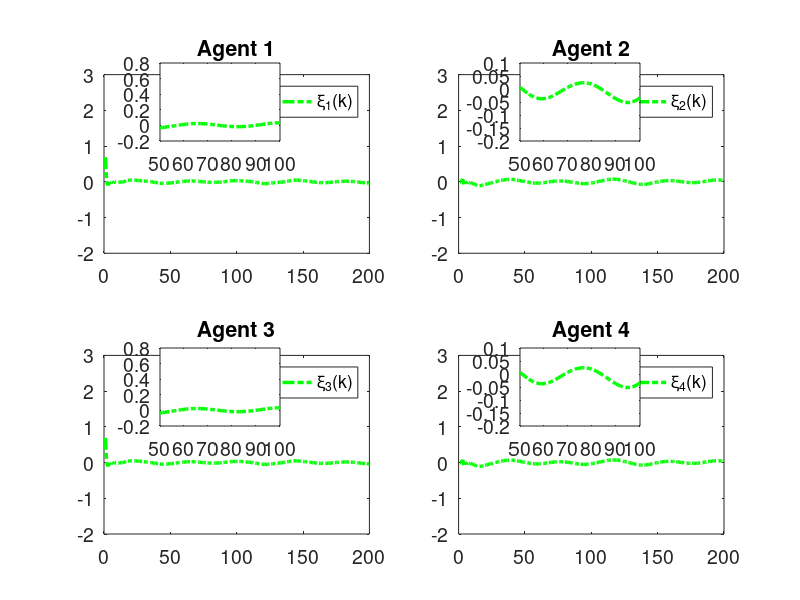

Write the MATLAB code that produced this figure.
clc; clear;

% Parameters
rho = 7.5;            % Increase gain for better control response
eta = 1;              % Increase to make the adaptive update faster
lamda = 350;          % Model-free parameter
mu = 0.005;           % Adaptive parameter
epsilon = 1e-5;       % Small threshold for stability
alpha = 15;           % Smoothing factor for error dynamics
T = 0.1;              % Sampling time (kept for calculations but not used in time vector)
gamma1 = 0.45;        % Adjust control gains for faster tracking
gamma2 = 0.15;        % Adjust control gains
gamma3 = 0.45;        % Adjust control gains
gamma4 = 0.15;        % Adjust control gains
beta = 10;            % Sliding mode coefficient
sigma = 95;           % Sliding mode parameter
tau = 1e-5;           % Small damping term

rT = 1024;            % Sample rate
L = 200;              % Time steps
m = 200;              % Data size
n = 600;              % Data size

% Initialization
phi1 = zeros(m+1,1); 
phi2 = zeros(m+1,1); 
phi3 = zeros(m+1,1); 
phi4 = zeros(m+1,1);
mfa1 = zeros(m+1,1); 
mfa2 = zeros(m+1,1); 
mfa3 = zeros(m+1,1); 
mfa4 = zeros(m+1,1);
sm1 = zeros(m,1);  
sm2 = zeros(m,1);  
sm3 = zeros(m,1);  
sm4 = zeros(m,1);
y1 = zeros(m+1,1); 
y2 = zeros(m+1,1); 
y3 = zeros(m+1,1); 
y4 = zeros(m+1,1);
u1 = zeros(m,1);   
u2 = zeros(m,1);   
u3 = zeros(m,1);   
u4 = zeros(m,1);
xi1 = zeros(m,1);  
xi2 = zeros(m,1);  
xi3 = zeros(m,1);  
xi4 = zeros(m,1);
s1 = zeros(m,1);   
s2 = zeros(m,1);   
s3 = zeros(m,1);   
s4 = zeros(m,1);
yd = zeros(m+1,1);

% Desired signal (Reference trajectory)
for k = 1:1:m+1
    % yd(k) = 0.6; % Time-invariant constant reference signal
    yd(k) = 0.6 * sin(0.05 * pi * k) + 0.6 * cos(0.03 * pi * k);
end

for k = 1:m
    % Adaptive Gain update
    if k == 1
        phi1(k) = 4.0; 
        phi2(k) = 4.0; 
        phi3(k) = 4.0; 
        phi4(k) = 4.0;
    elseif k == 2
        phi1(k) = phi1(k-1) + (eta * u1(k-1) / (mu + u1(k-1)^2)) * (y1(k) - phi1(k-1)*u1(k-1));
        phi2(k) = phi2(k-1) + (eta * u2(k-1) / (mu + u2(k-1)^2)) * (y2(k) - phi2(k-1)*u2(k-1));
        phi3(k) = phi3(k-1) + (eta * u3(k-1) / (mu + u3(k-1)^2)) * (y3(k) - phi3(k-1)*u3(k-1));
        phi4(k) = phi4(k-1) + (eta * u4(k-1) / (mu + u4(k-1)^2)) * (y4(k) - phi4(k-1)*u4(k-1));
    else
        phi1(k) = phi1(k-1) + (eta * (u1(k-1) - u1(k-2)) / (mu + (u1(k-1) - u1(k-2))^2)) * (y1(k) - y1(k-1) - phi1(k-1) * (u1(k-1) - u1(k-2)));
        phi2(k) = phi2(k-1) + (eta * (u2(k-1) - u2(k-2)) / (mu + (u2(k-1) - u2(k-2))^2)) * (y2(k) - y2(k-1) - phi2(k-1) * (u2(k-1) - u2(k-2)));
        phi3(k) = phi3(k-1) + (eta * (u3(k-1) - u3(k-2)) / (mu + (u3(k-1) - u3(k-2))^2)) * (y3(k) - y3(k-1) - phi3(k-1) * (u3(k-1) - u3(k-2)));
        phi4(k) = phi4(k-1) + (eta * (u4(k-1) - u4(k-2)) / (mu + (u4(k-1) - u4(k-2))^2)) * (y4(k) - y4(k-1) - phi4(k-1) * (u4(k-1) - u4(k-2)));
    end

    % Stability protection
    if k > 2 && (abs(phi1(k)) <= epsilon || abs(u1(k-1) - u1(k-2)) <= epsilon || sign(phi1(k)) ~= sign(phi1(1)))
        phi1(k) = phi1(1);
    end
    if k > 2 && (abs(phi2(k)) <= epsilon || abs(u2(k-1) - u2(k-2)) <= epsilon || sign(phi2(k)) ~= sign(phi2(1)))
        phi2(k) = phi2(1);
    end
    if k > 2 && (abs(phi3(k)) <= epsilon || abs(u3(k-1) - u3(k-2)) <= epsilon || sign(phi3(k)) ~= sign(phi3(1)))
        phi3(k) = phi3(1);
    end
    if k > 2 && (abs(phi4(k)) <= epsilon || abs(u4(k-1) - u4(k-2)) <= epsilon || sign(phi4(k)) ~= sign(phi4(1)))
        phi4(k) = phi4(1);
    end

    % Error dynamics
    xi1(k) = yd(k) - 2*y1(k) + y4(k);
    xi2(k) = y1(k) - 2*y2(k) + y3(k);
    xi3(k) = y2(k) + yd(k) - 2*y3(k);
    xi4(k) = y1(k) + y3(k) - 2*y4(k);

    % Fix: Handle k=1 case for sliding surfaces
    if k == 1
        s1(k) = 0;
        s2(k) = 0;
        s3(k) = 0;
        s4(k) = 0;
    else
        s1(k) = alpha * xi1(k) - xi1(k-1);
        s2(k) = alpha * xi2(k) - xi2(k-1);
        s3(k) = alpha * xi3(k) - xi3(k-1);
        s4(k) = alpha * xi4(k) - xi4(k-1);
    end

    % MFAC updates
    if k == 1
        mfa1(k) = 0;
        mfa2(k) = 0;
        mfa3(k) = 0;
        mfa4(k) = 0;
    else
        mfa1(k) = mfa1(k-1) + (rho * phi1(k)) / (lamda + abs(phi1(k)^2)) * xi1(k);
        mfa2(k) = mfa2(k-1) + (rho * phi2(k)) / (lamda + abs(phi2(k)^2)) * xi2(k);
        mfa3(k) = mfa3(k-1) + (rho * phi3(k)) / (lamda + abs(phi3(k)^2)) * xi3(k);
        mfa4(k) = mfa4(k-1) + (rho * phi4(k)) / (lamda + abs(phi4(k)^2)) * xi4(k);
    end

    % SMC updates
    if k == 1 
        sm1(k) = 0;
        sm2(k) = 0;
        sm3(k) = 0;
        sm4(k) = 0;
    else
        sm1(k) = sm1(k-1) + (beta * phi1(k)) / (sigma + (phi1(k))^2) * ...
            ( (xi1(k) + (y4(k) - y4(k-1)) + (yd(k+1) - yd(k))) / (1 + 1) ...
            - (xi1(k)) / (alpha * (2)) + tau * sign(s1(k)) );

        sm2(k) = sm2(k-1) + (beta * phi2(k)) / (sigma + (phi2(k)^2)) * ...
            ( (xi2(k) + (y1(k) - y1(k-1)) + (y3(k) - y3(k-1))) / (1 + 1) ...
            - (xi2(k)) / (alpha * 2) + tau * sign(s2(k)) );

        sm3(k) = sm3(k-1) + (beta * phi3(k)) / (sigma + (phi3(k)^2)) * ...
            ( (xi3(k) + (y2(k) - y2(k-1)) + (yd(k+1) - yd(k))) / (1 + 1) ...
            - (xi3(k)) / (alpha * (2)) + tau * sign(s3(k)) );

        sm4(k) = sm4(k-1) + (beta * phi4(k)) / (sigma + (phi4(k)^2)) * ...
            ( (xi4(k) + (y1(k) - y1(k-1)) + (y3(k) - y3(k-1))) / (1 + 1) ...
            - (xi4(k)) / (alpha * (2)) + tau * sign(s4(k)) );
    end

    % Control signal
    if k == 1
        u1(k) = 0.01;
        u2(k) = 0.01;
        u3(k) = 0.01;
        u4(k) = 0.01;
    else
        u1(k) = mfa1(k) + gamma1 * sm1(k);
        u2(k) = mfa2(k) + gamma2 * sm2(k);
        u3(k) = mfa3(k) + gamma3 * sm3(k);
        u4(k) = mfa4(k) + gamma4 * sm4(k);
    end
    if k == 1
        y1(k) = 0.6;
        y2(k) = 0.6;
        y3(k) = 0.6;
        y4(k) = 0.6;
    end

    % Plant model update with nonlinear term and feedforward
    a = 0.5;
    b1 = 1.2 * n / (rT * 0.2);
    b2 = 1.2 * n / (rT * 0.2);
    b3 = 1.2 * n / (rT * 0.2);
    b4 = 1.2 * n / (rT * 0.2);
    
    nonlinearity1 = 0.03; % Coefficient for cubic nonlinearity
    nonlinearity2 = 0.01; % Coefficient for cubic nonlinearity
    nonlinearity3 = 0.02; % Coefficient for cubic nonlinearity
    nonlinearity4 = 0.01; % Coefficient for cubic nonlinearity
    ff_gain = 0.45; % Feedforward gain
    
    % Add cubic nonlinearity and feedforward term
    y1(k+1) = a * y1(k) + b1 * u1(k) - nonlinearity1 * y1(k)^3 + ff_gain;
    y2(k+1) = a * y2(k) + b2 * u2(k) - nonlinearity2 * y2(k)^2 + ff_gain;
    y3(k+1) = a * y3(k) + b3 * u3(k) - nonlinearity3 * y3(k)^3 + ff_gain;
    y4(k+1) = a * y4(k) + b4 * u4(k) - nonlinearity4 * y4(k)^2 + ff_gain;
end

% Calculate Mean Squared Error and Mean for each xi_i(k)
mse_xi1 = mean(xi1.^2);
mse_xi2 = mean(xi2.^2);
mse_xi3 = mean(xi3.^2);
mse_xi4 = mean(xi4.^2);
mean_xi1 = mean(xi1);
mean_xi2 = mean(xi2);
mean_xi3 = mean(xi3);
mean_xi4 = mean(xi4);

% Print MSE and Mean values
fprintf('Mean Squared Error for xi_1(k): %.10e\n', mse_xi1);

fprintf('Mean Squared Error for xi_2(k): %.10e\n', mse_xi2);

fprintf('Mean Squared Error for xi_3(k): %.10e\n', mse_xi3);

fprintf('Mean Squared Error for xi_4(k): %.10e\n', mse_xi4);


% Plotting
% Time vector for plotting
t = 1:1:m+1;  % Gives 201 points, as expected
font_size = 14;

% Verify time vector and array lengths
disp(['Length of t: ', num2str(length(t))]); % Should display 201
disp(['Length of y1: ', num2str(length(y1))]); % Should be 201
disp(['Length of yd: ', num2str(length(yd))]); % Should be 201
disp(['Length of xi1: ', num2str(length(xi1))]); % Should be 200

% Plot 4 subplots
% figure('Position', [100, 100, 15*100, 7.5*100]); % [left, bottom, width, height] in pixels
% subplot(2,2,1);
% plot(t, yd, '--b', 'LineWidth', 2.5); hold on;
% plot(t, y1, '-.g', 'LineWidth', 2.5);
% title('Agent 1'); grid off;
% legend('y_d(k)','y_1(k)','Orientation', 'horizontal');
% set(gca, 'FontSize', font_size);
% xlim([0 m]); % X-axis starts from 0
% ylim([-1.5 3.5]); % Y-axis limits for Agent 1

% zoom_x_start = 80; % Start of zoomed x-range
% zoom_x_end = 100; % End of zoomed x-range
% axes('Position', [0.20,0.79,0.13,0.10]);
% box on; hold on;
% plot(t, yd, '--b', 'LineWidth', 2.5);
% plot(t, y1, '-.g', 'LineWidth', 2.5);
% xlim([zoom_x_start zoom_x_end]);
% yticks([-0.4,0,0.2]);
% set(gca, 'FontSize', font_size);

% subplot(2,2,2);
% plot(t, yd, '--b', 'LineWidth', 2.5); hold on;
% plot(t, y2, '-.g', 'LineWidth', 2.5);
% title('Agent 2'); grid off;
% legend('y_d(k)','y_2(k)','Orientation', 'horizontal');
% set(gca, 'FontSize', font_size);
% xlim([0 m]); % X-axis starts from 0
% ylim([-1.5 3.5]); % Y-axis limits for Agent 2

% axes('Position', [0.64,0.79,0.13,0.10]);
% box on; hold on;
% plot(t, yd, '--b', 'LineWidth', 2.5);
% plot(t, y2, '-.g', 'LineWidth', 2.5);
% xlim([zoom_x_start zoom_x_end]);
% yticks([-0.4,0,0.2]);
% set(gca, 'FontSize', font_size);

% subplot(2,2,3);
% plot(t, yd, '--b', 'LineWidth', 2.5); hold on;
% plot(t, y3, '-.g', 'LineWidth', 2.5);
% title('Agent 3'); grid off;
% legend('y_d(k)','y_3(k)','Orientation', 'horizontal');
% set(gca, 'FontSize', font_size);
% xlim([0 m]); % X-axis starts from 0
% ylim([-1.5 3.5]); % Y-axis limits for Agent 3

% axes('Position', [0.20,0.315,0.13,0.10]);
% box on; hold on;
% plot(t, yd, '--b', 'LineWidth', 2.5);
% plot(t, y3, '-.g', 'LineWidth', 2.5);
% xlim([zoom_x_start zoom_x_end]);
% yticks([-0.4,0,0.2]);
% set(gca, 'FontSize', font_size);

% subplot(2,2,4);
% plot(t, yd, '--b', 'LineWidth', 2.5); hold on;
% plot(t, y4, '-.g', 'LineWidth', 2.5);
% title('Agent 4'); grid off;
% legend('y_d(k)','y_4(k)','Orientation', 'horizontal');
% set(gca, 'FontSize', font_size);
% xlim([0 m]); % X-axis starts from 0
% ylim([-1.5 3.5]); % Y-axis limits for Agent 4

% axes('Position', [0.64,0.315,0.13,0.10]);
% box on; hold on;
% plot(t, yd, '--b', 'LineWidth', 2.5);
% plot(t, y4, '-.g', 'LineWidth', 2.5);
% xlim([zoom_x_start zoom_x_end]);
% yticks([-0.4,0,0.2]);
% set(gca, 'FontSize', font_size);







% Plot 4 subplots

figure('Position', [100, 100, 1450, 800]);
% figure('Position', [100, 100, 15*100, 7.5*100]); % [left, bottom, width, height] in pixels
subplot(2,2,1);
plot(t(1:end-1), xi1, '-.g', 'LineWidth', 2.5);
title('Agent 1'); grid off;
legend('\xi_1(k)','y_1','Orientation', 'horizontal');
set(gca, 'FontSize', font_size);
xlim([0 m]); % X-axis starts from 0
ylim([-2 3]); % Y-axis limits for Agent 1

zoom_x_start_xi = 50; % Start of zoomed x-range
zoom_x_end_xi = 100; % End of zoomed x-range0.20,0.79,0.13,0.10
axes('Position', [0.20,0.765,0.15,0.13]);
box on; hold on;
plot(t(1:end-1), xi1, '-.g', 'LineWidth', 2.5);
xlim([zoom_x_start_xi zoom_x_end_xi]);
% yticks([-2.000000000000000e-04,0,2.000000000000000e-04,4.000000000000001e-04,6.000000000000001e-04]);
set(gca, 'FontSize', font_size);

subplot(2,2,2);
plot(t(1:end-1), xi2, '-.g', 'LineWidth', 2.5);
title('Agent 2'); grid off;
legend('\xi_2(k)','y_2','Orientation', 'horizontal');
set(gca, 'FontSize', font_size);
xlim([0 m]); % X-axis starts from 0
ylim([-2 3]); % Y-axis limits for Agent 2

axes('Position', [0.65,0.765,0.15,0.13]);
box on; hold on;
plot(t(1:end-1), xi2, '-.g', 'LineWidth', 2.5);
xlim([zoom_x_start_xi zoom_x_end_xi]);
% yticks([-2.000000000000000e-04,0,2.000000000000000e-04,4.000000000000001e-04,6.000000000000001e-04]);
set(gca, 'FontSize', font_size);

subplot(2,2,3);
plot(t(1:end-1), xi3, '-.g', 'LineWidth', 2.5);
title('Agent 3'); grid off;
legend('\xi_3(k)','y_3','Orientation', 'horizontal');
set(gca, 'FontSize', font_size);
xlim([0 m]); % X-axis starts from 0
ylim([-2 3]); % Y-axis limits for Agent 2

axes('Position', [0.20,0.290,0.15,0.13]);
box on; hold on;
plot(t(1:end-1), xi3, '-.g', 'LineWidth', 2.5);
xlim([zoom_x_start_xi zoom_x_end_xi]);
% yticks([0.599,0.6,0.601]);
set(gca, 'FontSize', font_size);

subplot(2,2,4);
plot(t(1:end-1), xi4, '-.g', 'LineWidth', 2.5);
title('Agent 4'); grid off;
legend('\xi_4(k)','y_4','Orientation', 'horizontal');
set(gca, 'FontSize', font_size);
xlim([0 m]); % X-axis starts from 0
ylim([-2 3]); % Y-axis limits for Agent 4

axes('Position', [0.65,0.290,0.15,0.13]);
box on; hold on;
plot(t(1:end-1), xi4, '-.g', 'LineWidth', 2.5);
xlim([zoom_x_start_xi zoom_x_end_xi]);
% xticks([64,64.5,65])
% yticks([-1.000000000000000e-04,0,1.000000000000000e-04]);
set(gca, 'FontSize', font_size);
hold off;